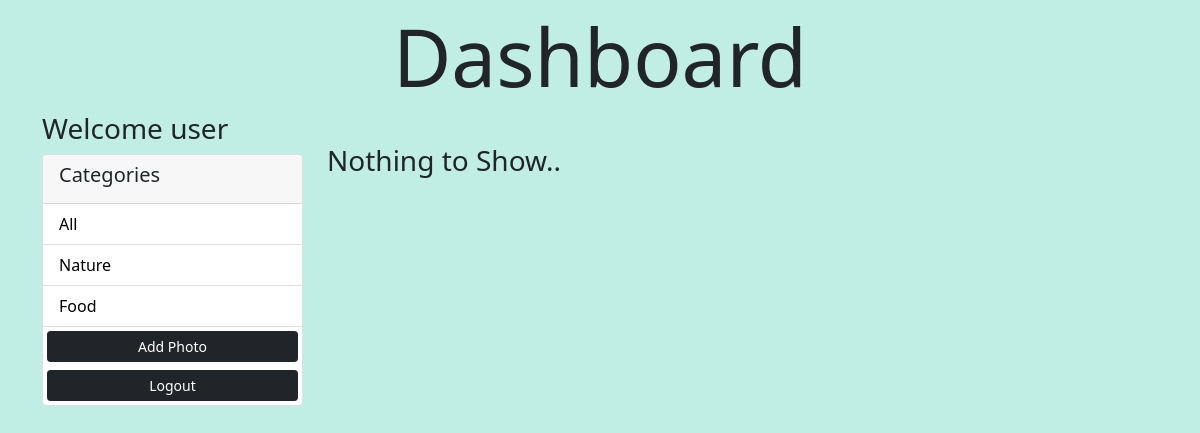
/?category=Space (signed in), run on an earlier commit of the app's database.
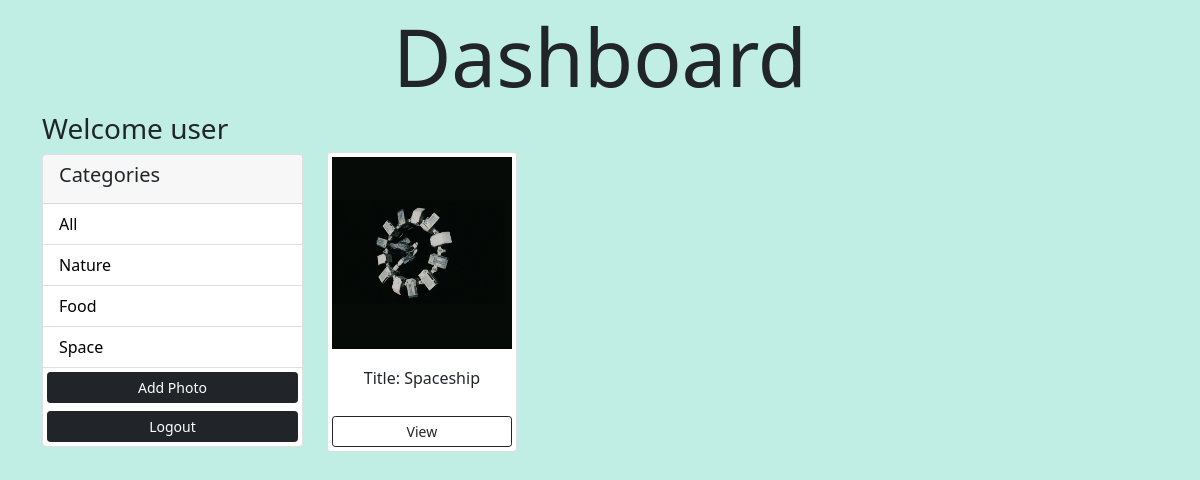
And on a later commit of the database.
### photos/models.py (models this page shows, shortened)
class Category(models.Model):
    class Meta:
        verbose_name = 'Category'
        verbose_name_plural = 'Categories'
    user = models.ForeignKey(
        User, on_delete=models.SET_NULL, null=True, blank=True)
    name = models.CharField(max_length=100, null=False, blank=False)

class Photo(models.Model):
    class Meta:
        verbose_name = 'Photo'
        verbose_name_plural = 'Photos'
    title = models.CharField(max_length=50, null=False, blank=True)
    description = models.CharField(max_length=50, null=False, blank=True)
    image = models.ImageField(null=False, blank=False)
    category = models.ForeignKey(
        Category, on_delete=models.SET_NULL, null=True, blank=True)

### photos/views.py (the view)
# urls.py: path('', views.gallery, name='gallery'),
@login_required(login_url='login')
def gallery(request):
    user = request.user
    category = request.GET.get('category')
    if category == None:
        photos = Photo.objects.filter(category__user=user)
    else:
        photos = Photo.objects.filter(
            category__name=category, category__user=user)
    categories = Category.objects.filter(user=user)
    context = {'categories': categories, 'photos': photos}
    return render(request, 'photos/gallery.html', context)

### photos/templates/photos/gallery.html (shortened to what this page needs)
<!DOCTYPE html>
<html lang="en">
<head>
    <link href="https://cdn.jsdelivr.net/npm/bootstrap@5.0.0-beta1/dist/css/bootstrap.min.css" rel="stylesheet"
>
</head>
<body style="background-color:#C0EEE4;" class="m-2">
    <div class="container">
        <div class="row">
            <div>
                <h2 class="display-1 text-center"><strong>Dashboard</strong></h2>
            </div>
            <div class="col-md-3">
                {% if request.user.is_authenticated %}
                <h3>Welcome {{request.user}}</h3>
                {% endif %}
                <div class="card">
                    <div class="card-header">
                        <h5>Categories</h5>
                    </div>
                    <ul class="list-group list-group-flush">
                        <li class="list-group-item">
                            <a href="{% url 'gallery' %}">All</a>
                        </li>
                        {% for category in categories %}
                        <li class="list-group-item">
                            <a href="{% url 'gallery' %}?category={{category.name}}">
                                {{category.name}}
                            </a>
                        </li>
                        {% endfor %}
                        <a href="{% url 'add' %}" class="btn btn-dark btn-block btn-sm m-1">Add Photo</a>
                        <a href="{% url 'logout' %}" class="btn btn-dark btn-block btn-sm m-1">Logout</a>
                    </ul>
                </div>
            </div>
            <div class="col-md-9 mt-4">
                <div class="row mt-2">
                    {% for photo in photos %}
                    <div class="col-md-3">
                        <div class="card my-2">
                            <img class="image-thumbail p-1" src="{{photo.image.url}}" alt="{{photo.title}}">
                            <div class="card-body">
                                <h6 class="text-center">Title: {{photo.title}}</h6>
                            </div>
                            <a href="{% url 'photo' photo.id %}" class="btn btn-outline-dark btn-sm m-1">View</a>
                        </div>
                    </div>
                    {% empty %}
                    <h3>Nothing to Show..</h3>
                    {% endfor %}
                </div>
            </div>
        </div>
    </div>
</body>
</html>

### photos/templates/photos/gallery.html (style rules this page uses)
.image-thumbail { height: 200px; object-fit: cover; }
.list-group-item a { text-decoration: none; color: black; cursor:pointer; }

What changed in the data, as far as the page shows it:
added Category: name "Space"
added Photo: image (picture), title "Spaceship"
Also different on the page:
text no longer shown: "Nothing to Show.."
